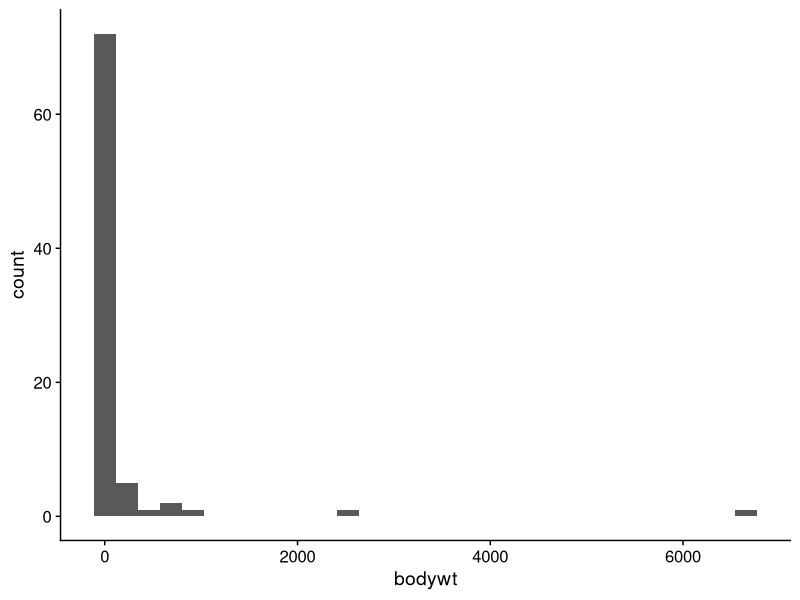
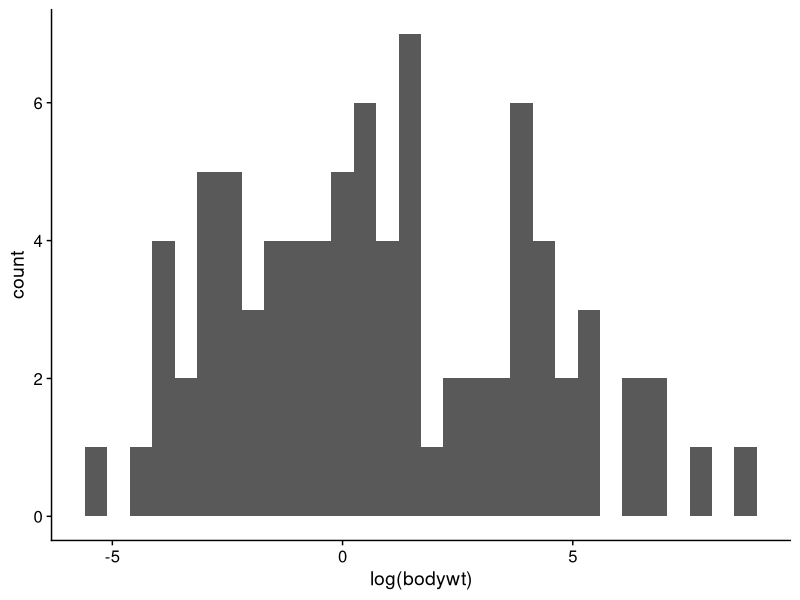
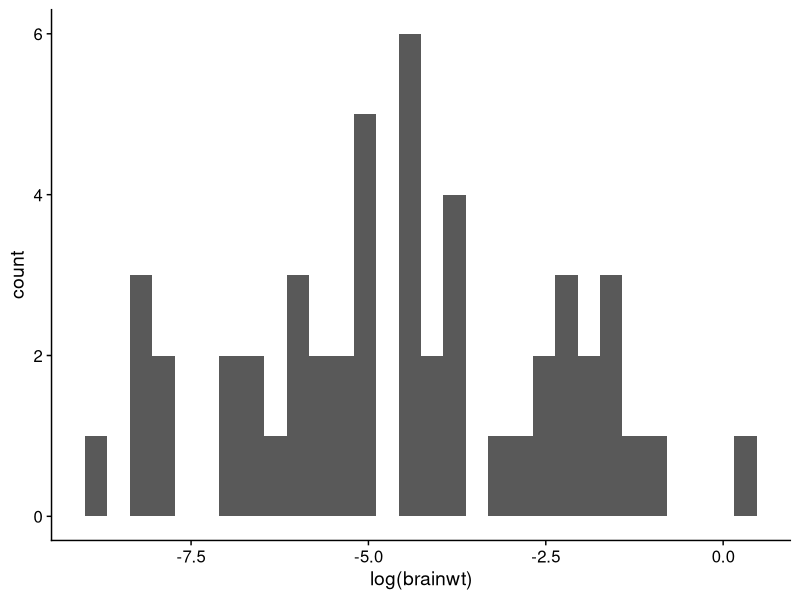

These charts were generated, in order, by the following R code:
## ---- chunk 1
# Load other packages here.
if (!require("tidyverse")) install.packages("tidyverse"); library(tidyverse)
## ---- chunk 2

## ---- chunk 3
if (!require("cowplot")) install.packages("cowplot"); library(tidyverse)
## ---- chunk 4
summary(msleep)
## ---- chunk 5
msleep
## ---- chunk 6
table(msleep$vore)
## ---- chunk 7
table(msleep$order, msleep$vore)
## ---- chunk 8
ggplot(msleep) +
  aes(x = bodywt) +
  geom_histogram() +
  theme_cowplot()
## ---- chunk 9
ggplot(msleep) +
  aes(x = log(bodywt)) +
  geom_histogram() +
  theme_cowplot()
## ---- chunk 10
bodywt.large <- filter(msleep, (bodywt <= 100))

ggplot(bodywt.large) +
  aes(x = log(brainwt)) +
  geom_histogram() +
  theme_cowplot()
